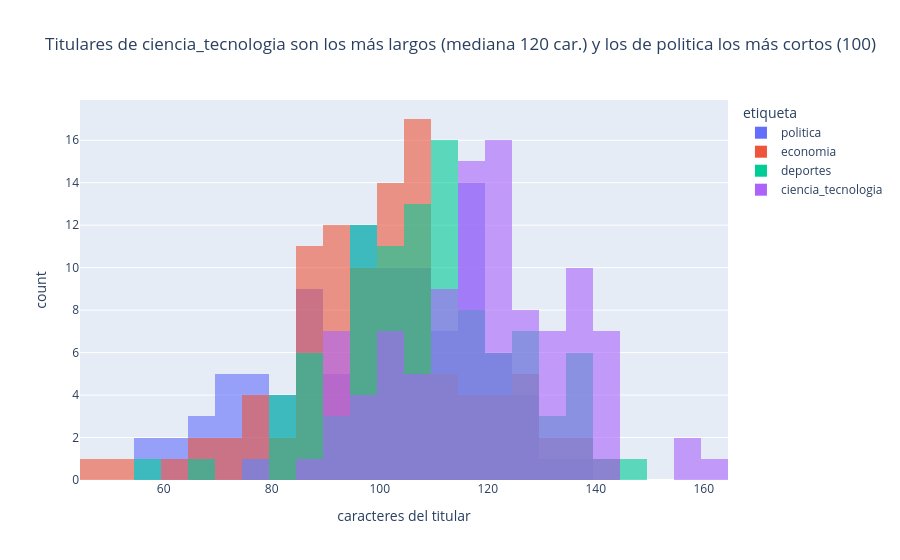

Source (notebook cell):
### Code cell
med = df.groupby("etiqueta").largo_titular.median().sort_values()
fig3 = px.histogram(df, x="largo_titular", color="etiqueta", nbins=30, barmode="overlay", opacity=0.6,
                    labels={"largo_titular": "caracteres del titular"},
                    title=f"Titulares de {med.index[-1]} son los más largos (mediana {med.iloc[-1]:.0f} car.) y los de {med.index[0]} los más cortos ({med.iloc[0]:.0f})")
fig3.show()
df.groupby("etiqueta").largo_titular.describe().round(1)

### Figure 1 — Plotly figure (JSON) as saved in the notebook; plotly's stock layout.template omitted (floating-point values rounded to 4 significant figures)
{"data": [{"bingroup": "x", "hovertemplate": "etiqueta=politica<br>caracteres del titular=%{x}<br>count=%{y}<extra></extra>", "legendgroup": "politica", "marker": {"color": "#636efa", "opacity": 0.6, "pattern": {"shape": ""}}, "name": "politica", "nbinsx": 30, "orientation": "v", "showlegend": true, "type": "histogram", "x": [105, 112, 125, 110, 88, 120, 103, 110, 83, 130, 104, 115, 73, 116, 109, 116, 103, 117, 72, 100, 124, 115, 67, 79, 103, 69, 117, 123, 81, 77, 83, 94, 98, 112, 118, 106, 87, 96, 138, 116, 69, 128, 127, 90, 102, 61, 103, 59, 113, 58, 95, 72, 98, 109, 96, 124, 79, 111, 87, 85, 88, 92, 100, 96, 98, 98, 124, 105, 72, 105, 93, 121, 94, 114, 85, 116, 118, 75, 86, 63, 100, 99, 125, 76, 109, 88, 108, 98, 109, 116, 81, 116, 95, 107, 116, 73, 115, 99, 101, 85], "xaxis": "x", "yaxis": "y"}, {"bingroup": "x", "hovertemplate": "etiqueta=economia<br>caracteres del titular=%{x}<br>count=%{y}<extra></extra>", "legendgroup": "economia", "marker": {"color": "#EF553B", "opacity": 0.6, "pattern": {"shape": ""}}, "name": "economia", "nbinsx": 30, "orientation": "v", "showlegend": true, "type": "histogram", "x": [98, 89, 99, 105, 87, 91, 106, 75, 86, 87, 93, 122, 101, 79, 93, 95, 113, 101, 104, 114, 95, 107, 106, 106, 89, 103, 101, 106, 106, 82, 93, 93, 96, 104, 105, 107, 74, 93, 100, 60, 90, 88, 101, 108, 86, 107, 96, 65, 102, 93, 90, 98, 122, 120, 116, 87, 91, 128, 116, 86, 100, 68, 77, 108, 88, 110, 93, 84, 49, 107, 101, 128, 108, 104, 127, 77, 142, 131, 127, 95, 99, 104, 123, 53, 130, 119, 128, 116, 109, 94, 105, 114, 111, 138, 108, 138, 98, 104, 85, 73], "xaxis": "x", "yaxis": "y"}, {"bingroup": "x", "hovertemplate": "etiqueta=deportes<br>caracteres del titular=%{x}<br>count=%{y}<extra></extra>", "legendgroup": "deportes", "marker": {"color": "#00cc96", "opacity": 0.6, "pattern": {"shape": ""}}, "name": "deportes", "nbinsx": 30, "orientation": "v", "showlegend": true, "type": "histogram", "x": [117, 81, 113, 148, 108, 108, 116, 67, 124, 128, 100, 103, 129, 128, 97, 113, 99, 120, 108, 57, 97, 99, 139, 142, 114, 125, 113, 118, 119, 103, 95, 85, 134, 137, 98, 105, 81, 113, 96, 135, 113, 104, 88, 119, 97, 102, 109, 103, 111, 106, 107, 119, 80, 86, 93, 122, 90, 105, 102, 106, 92, 128, 110, 104, 112, 84, 107, 110, 115, 102, 121, 120, 128, 106, 137, 119, 138, 134, 111, 98, 113, 123, 126, 114, 134, 105, 138, 110, 96, 111, 101, 85, 96, 108, 89, 78, 112, 100, 98, 85], "xaxis": "x", "yaxis": "y"}, {"bingroup": "x", "hovertemplate": "etiqueta=ciencia_tecnologia<br>caracteres del titular=%{x}<br>count=%{y}<extra></extra>", "legendgroup": "ciencia_tecnologia", "marker": {"color": "#ab63fa", "opacity": 0.6, "pattern": {"shape": ""}}, "name": "ciencia_tecnologia", "nbinsx": 30, "orientation": "v", "showlegend": true, "type": "histogram", "x": [131, 120, 114, 137, 97, 130, 135, 110, 114, 143, 104, 119, 93, 101, 138, 124, 112, 116, 125, 124, 119, 92, 102, 111, 118, 112, 139, 129, 114, 101, 98, 107, 142, 115, 109, 137, 117, 142, 124, 123, 109, 126, 130, 138, 158, 113, 135, 135, 125, 138, 125, 129, 157, 104, 123, 120, 133, 115, 133, 109, 124, 133, 119, 131, 116, 115, 94, 142, 113, 124, 140, 119, 115, 143, 162, 99, 92, 109, 123, 120, 121, 123, 120, 89, 104, 125, 116, 122, 144, 119, 136, 117, 78, 93, 94, 98, 127, 100, 122, 94], "xaxis": "x", "yaxis": "y"}], "layout": {"barmode": "overlay", "legend": {"title": {"text": "etiqueta"}, "tracegroupgap": 0}, "title": {"text": "Titulares de ciencia_tecnologia son los más largos (mediana 120 car.) y los de politica los más cortos (100)"}, "xaxis": {"anchor": "y", "domain": [0.0, 1.0], "title": {"text": "caracteres del titular"}}, "yaxis": {"anchor": "x", "domain": [0.0, 1.0], "title": {"text": "count"}}}}
